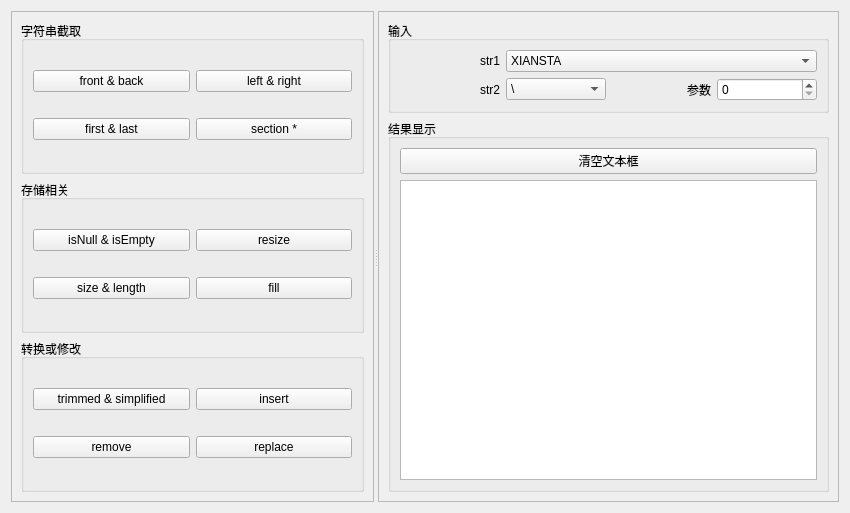
<?xml version="1.0" encoding="UTF-8"?>
<ui version="4.0">
 <class>Widget</class>
 <widget class="QWidget" name="Widget">
  <property name="geometry">
   <rect>
    <x>0</x>
    <y>0</y>
    <width>850</width>
    <height>513</height>
   </rect>
  </property>
  <property name="windowTitle">
   <string>QString特性Demo</string>
  </property>
  <layout class="QHBoxLayout" name="horizontalLayout">
   <item>
    <widget class="QSplitter" name="splitter">
     <property name="orientation">
      <enum>Qt::Horizontal</enum>
     </property>
     <widget class="QFrame" name="frame">
      <property name="frameShape">
       <enum>QFrame::StyledPanel</enum>
      </property>
      <property name="frameShadow">
       <enum>QFrame::Plain</enum>
      </property>
      <property name="lineWidth">
       <number>2</number>
      </property>
      <layout class="QVBoxLayout" name="verticalLayout">
       <item>
        <widget class="QGroupBox" name="groupBox">
         <property name="title">
          <string>字符串截取</string>
         </property>
         <layout class="QGridLayout" name="gridLayout_2">
          <item row="0" column="0">
           <widget class="QPushButton" name="btnFrontBack">
            <property name="text">
             <string>front &amp;&amp; back</string>
            </property>
           </widget>
          </item>
          <item row="0" column="1">
           <widget class="QPushButton" name="btnLeftRight">
            <property name="text">
             <string>left &amp;&amp; right</string>
            </property>
           </widget>
          </item>
          <item row="1" column="0">
           <widget class="QPushButton" name="btnFirstLast">
            <property name="text">
             <string>first &amp;&amp; last</string>
            </property>
           </widget>
          </item>
          <item row="1" column="1">
           <widget class="QPushButton" name="btnSection">
            <property name="text">
             <string>section *</string>
            </property>
           </widget>
          </item>
         </layout>
        </widget>
       </item>
       <item>
        <widget class="QGroupBox" name="groupBox_2">
         <property name="title">
          <string>存储相关</string>
         </property>
         <layout class="QGridLayout" name="gridLayout_3">
          <item row="0" column="0">
           <widget class="QPushButton" name="btnIsNullIsEmpty">
            <property name="text">
             <string>isNull &amp;&amp; isEmpty</string>
            </property>
           </widget>
          </item>
          <item row="0" column="1">
           <widget class="QPushButton" name="btnResize">
            <property name="text">
             <string>resize</string>
            </property>
           </widget>
          </item>
          <item row="1" column="0">
           <widget class="QPushButton" name="btnSzieLength">
            <property name="text">
             <string>size &amp;&amp; length</string>
            </property>
           </widget>
          </item>
          <item row="1" column="1">
           <widget class="QPushButton" name="btnFill">
            <property name="text">
             <string>fill</string>
            </property>
           </widget>
          </item>
         </layout>
        </widget>
       </item>
       <item>
        <widget class="QGroupBox" name="groupBox_3">
         <property name="title">
          <string>转换或修改</string>
         </property>
         <layout class="QGridLayout" name="gridLayout_5">
          <item row="1" column="1">
           <widget class="QPushButton" name="btnReplace">
            <property name="text">
             <string>replace</string>
            </property>
           </widget>
          </item>
          <item row="0" column="0">
           <widget class="QPushButton" name="btnTrimmedSimplified">
            <property name="text">
             <string>trimmed &amp;&amp; simplified</string>
            </property>
           </widget>
          </item>
          <item row="0" column="1">
           <widget class="QPushButton" name="btnInsert">
            <property name="text">
             <string>insert</string>
            </property>
           </widget>
          </item>
          <item row="1" column="0">
           <widget class="QPushButton" name="btnRemove">
            <property name="text">
             <string>remove</string>
            </property>
           </widget>
          </item>
         </layout>
        </widget>
       </item>
      </layout>
     </widget>
     <widget class="QFrame" name="frame_2">
      <property name="frameShape">
       <enum>QFrame::StyledPanel</enum>
      </property>
      <property name="frameShadow">
       <enum>QFrame::Plain</enum>
      </property>
      <property name="lineWidth">
       <number>2</number>
      </property>
      <layout class="QVBoxLayout" name="verticalLayout_3">
       <item>
        <widget class="QGroupBox" name="groupBox_4">
         <property name="title">
          <string>输入</string>
         </property>
         <layout class="QGridLayout" name="gridLayout_7">
          <item row="0" column="0">
           <widget class="QLabel" name="label">
            <property name="text">
             <string>str1</string>
            </property>
            <property name="alignment">
             <set>Qt::AlignRight|Qt::AlignTrailing|Qt::AlignVCenter</set>
            </property>
           </widget>
          </item>
          <item row="0" column="1" colspan="3">
           <widget class="QComboBox" name="comboBoxStr1">
            <item>
             <property name="text">
              <string>XIANSTA</string>
             </property>
            </item>
            <item>
             <property name="text">
              <string>stapiu</string>
             </property>
            </item>
            <item>
             <property name="text">
              <string>学生姓名，男，2004-6-15，汉族，湖南</string>
             </property>
            </item>
            <item>
             <property name="text">
              <string/>
             </property>
            </item>
           </widget>
          </item>
          <item row="1" column="0">
           <widget class="QLabel" name="label_2">
            <property name="text">
             <string>str2</string>
            </property>
            <property name="alignment">
             <set>Qt::AlignRight|Qt::AlignTrailing|Qt::AlignVCenter</set>
            </property>
           </widget>
          </item>
          <item row="1" column="1">
           <widget class="QComboBox" name="comboBox_2">
            <property name="minimumSize">
             <size>
              <width>0</width>
              <height>0</height>
             </size>
            </property>
            <item>
             <property name="text">
              <string>\</string>
             </property>
            </item>
            <item>
             <property name="text">
              <string>Qt</string>
             </property>
            </item>
            <item>
             <property name="text">
              <string>.</string>
             </property>
            </item>
           </widget>
          </item>
          <item row="1" column="2">
           <widget class="QLabel" name="label_3">
            <property name="text">
             <string>参数</string>
            </property>
            <property name="alignment">
             <set>Qt::AlignRight|Qt::AlignTrailing|Qt::AlignVCenter</set>
            </property>
           </widget>
          </item>
          <item row="1" column="3">
           <widget class="QSpinBox" name="spinBox">
            <property name="minimumSize">
             <size>
              <width>0</width>
              <height>0</height>
             </size>
            </property>
           </widget>
          </item>
         </layout>
        </widget>
       </item>
       <item>
        <widget class="QGroupBox" name="groupBox_5">
         <property name="title">
          <string>结果显示</string>
         </property>
         <layout class="QGridLayout" name="gridLayout_6">
          <item row="0" column="0">
           <widget class="QPushButton" name="pushButton">
            <property name="text">
             <string>清空文本框</string>
            </property>
           </widget>
          </item>
          <item row="1" column="0">
           <widget class="QPlainTextEdit" name="plainTextEdit"/>
          </item>
         </layout>
        </widget>
       </item>
      </layout>
     </widget>
    </widget>
   </item>
  </layout>
 </widget>
 <resources/>
 <connections/>
</ui>
